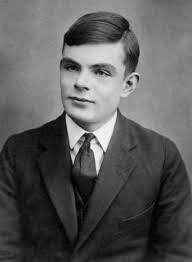
#> input picture alanturing.jpg, 192 x 262 px
$ python haarcascade.py
#> lines starting #> are read from the running program, lines starting #| are printed output that depends on the picture; after the words box and inside, x2 and y2 are one past the last pixel; in counts of white or black regions, pixels touching at a corner belong together
import cv2
import os
import sys
import time

def _try_load_cascade(path: str):
    """Tenta criar um CascadeClassifier para o caminho informado.

    Retorna o CascadeClassifier carregado com sucesso ou None caso falhe.
    """
    if not os.path.isfile(path):
        return None

    cc = cv2.CascadeClassifier(path)
    return cc if not cc.empty() else None


def _short_path(path: str) -> str:
    """Retorna o caminho curto (8.3) no Windows para evitar problemas com caracteres.

    Alguns builds do OpenCV não lidam bem com caminhos que contêm acentos ou caracteres Unicode.
    """
    if os.name != 'nt':
        return path

    try:
        import ctypes

        buf = ctypes.create_unicode_buffer(260)
        if ctypes.windll.kernel32.GetShortPathNameW(path, buf, len(buf)):
            return buf.value
    except Exception:
        pass

    return path


# Tenta carregar o classificador Haar Cascade do OpenCV e de caminhos alternativos.
cascade_names = ['haarcascade_frontalface_default.xml']
primary_dir = cv2.data.haarcascades

cascade_paths = []
for name in cascade_names:
    cascade_paths.append(os.path.join(primary_dir, name))
    cascade_paths.append(_short_path(os.path.join(primary_dir, name)))
    cascade_paths.append(os.path.join(os.path.dirname(__file__), name))

face_cascade = None
loaded_path = None
for p in cascade_paths:
    face_cascade = _try_load_cascade(p)
    if face_cascade is not None:
        loaded_path = p
        break

if face_cascade is None:
    tried = '\n'.join(f" - {p!r}" for p in cascade_paths)
    sys.exit(
        "Erro: não foi possível carregar o classificador Haar Cascade.\n"
        "Verifique se o arquivo existe em um destes caminhos (e se o OpenCV consegue lê-lo):\n"
        f"{tried}\n\n"
        "Dica: caminhos com acentos ou caracteres Unicode podem causar esse problema no Windows.\n"
        "Considere mover o projeto para uma pasta sem acentos."
    )

print(f"Classificador carregado com sucesso (usando: {loaded_path})")

# Aqui estamos carregando a imagem desejada. Note que você pode alterá-la se quiser.
imagem = cv2.imread('alanturing.jpg')
#> imagem is the input picture: shape (262, 192, 3); min 0, max 255, mean 90.7
if imagem is None:
    sys.exit(
        "Erro: não foi possível carregar a imagem 'alanturing.jpg'.\n"
        "Verifique se o arquivo existe no diretório atual."
    )

# Aqui transformamos a imagem para escala cinza, facilitando a análise do classificador.
# Lembre-se que o classificador foi treinado para trabalhar com imagens nessa escala, logo, é boa prática preservá-la assim.
img_cinza = cv2.cvtColor(imagem, cv2.COLOR_BGR2GRAY)


#Aqui são configurações gerais sobre a forma como o modelo classificatório deve operar, além dos cuidados que ele deve ter.
faces = face_cascade.detectMultiScale(

    img_cinza, #Aqui estamos simplesmente carregando a imagem que desejamos.

    scaleFactor=1.1, #Aqui estamos definindo o quanto a imagem será reduzida conforme o andamento dos estágios.

    minNeighbors=5, #Controla o rigor de detecção. O modelo encontra diversos pontos que se parecem com um rosto e, no final, agrupam-se para formar o retângulo que contorna aquilo que o modelo classifica como "Rosto".

    minSize=(30, 30) #Aqui é definido o tamanho mínimo que o determinado rosto deve conter. Se o rosto da imagem for menor que o que está sendo definido, o classificador simplesmente não consegue identificá-lo. Logo, é importante saber se as imagens que você deseja avaliar possuem um rosto em grande ou pequena escala.

)
#> faces = [[42, 36, 87, 87]]

#Aqui você consegue construir o retângulo que contorna a região que o modelo detecta como rosto. Você pode mudar a cor e grossura.

for (x, y, w, h) in faces:
    cv2.rectangle(imagem, (x,y), (x + w, y + h), (0, 0, 255), 2)
#> this loop made 1 pass
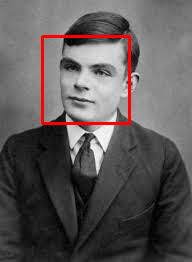
#> imagem: shape (262, 192, 3); 2.07% of pixels changed, all inside (x1, y1, x2, y2) = (41, 35, 131, 125)

print('O contorno da região que o modelo detecta como "Rosto" será incrementado na imagem.')
time.sleep(2)
cv2.imshow('Detecção', imagem)
cv2.waitKey(0)
cv2.destroyAllWindows()
